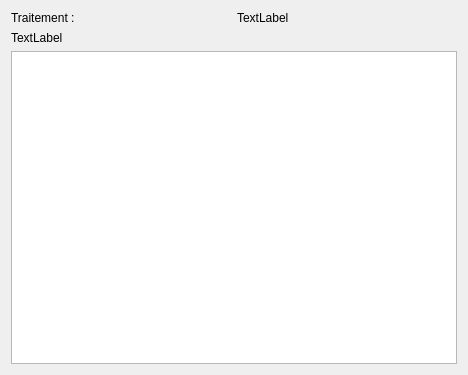
<?xml version="1.0" encoding="UTF-8"?>
<ui version="4.0">
 <class>Resultats</class>
 <widget class="QWidget" name="Resultats">
  <property name="geometry">
   <rect>
    <x>0</x>
    <y>0</y>
    <width>468</width>
    <height>375</height>
   </rect>
  </property>
  <property name="windowTitle">
   <string>Form</string>
  </property>
  <layout class="QVBoxLayout" name="verticalLayout_3">
   <item>
    <layout class="QVBoxLayout" name="verticalLayout">
     <item>
      <layout class="QHBoxLayout" name="horizontalLayout">
       <item>
        <widget class="QLabel" name="label">
         <property name="text">
          <string>Traitement : </string>
         </property>
        </widget>
       </item>
       <item>
        <widget class="QLabel" name="lbl_type">
         <property name="text">
          <string>TextLabel</string>
         </property>
        </widget>
       </item>
      </layout>
     </item>
    </layout>
   </item>
   <item>
    <layout class="QHBoxLayout" name="layout_infos">
     <item>
      <widget class="QLabel" name="label_infos">
       <property name="text">
        <string>TextLabel</string>
       </property>
      </widget>
     </item>
    </layout>
   </item>
   <item>
    <layout class="QVBoxLayout" name="layout_tabRes">
     <item>
      <widget class="QTableView" name="tableView_res"/>
     </item>
    </layout>
   </item>
  </layout>
 </widget>
 <resources/>
 <connections/>
</ui>
